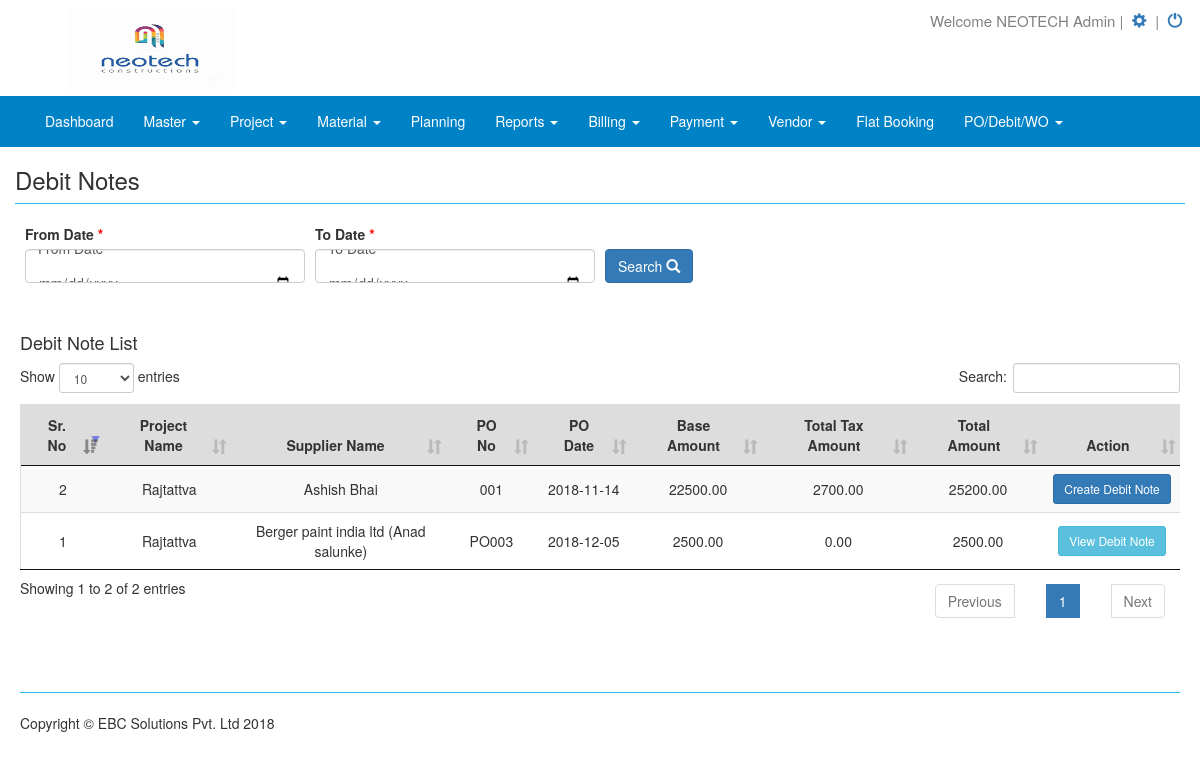
The page /dashboard.php?page=debit_note (signed in) on the database its author committed.
### tables this page shows
CREATE TABLE `company` (
  `id` int(11) NOT NULL,
  `user_id` int(11) NOT NULL,
  `company_name` varchar(255) NOT NULL,
  `company_email` varchar(100) NOT NULL,
  `company_phone` varchar(255) NOT NULL,
  `gst_no` varchar(255) NOT NULL,
  `pan_no` varchar(255) NOT NULL,
  `state` varchar(255) NOT NULL,
  `state_code` int(11) NOT NULL,
  `company_url` varchar(100) NOT NULL,
  `company_address` varchar(500) NOT NULL,
  `logo` varchar(255) NOT NULL,
  `terms` text NOT NULL,
  `bank_details` text NOT NULL,
  `cutomers` enum('No','Yes') NOT NULL DEFAULT 'Yes',
  `estimates` enum('No','Yes') NOT NULL DEFAULT 'Yes',
  `product` enum('No','Yes') NOT NULL DEFAULT 'Yes',
  `voucher` enum('No','Yes') NOT NULL DEFAULT 'Yes',
  `get_purchase` enum('No','Yes') NOT NULL DEFAULT 'Yes',
  `print_temp` varchar(50) NOT NULL DEFAULT 'temp2'
);

CREATE TABLE `user` (
  `id` int(11) NOT NULL,
  `comp_name` varchar(255) NOT NULL,
  `name` varchar(255) NOT NULL,
  `username` varchar(128) NOT NULL,
  `password` varchar(128) NOT NULL,
  `contact` varchar(15) NOT NULL,
  `is_active` tinyint(1) DEFAULT '0',
  `is_super_admin` tinyint(1) DEFAULT '0',
  `last_login` date DEFAULT NULL,
  `start_date` date NOT NULL,
  `end_date` date NOT NULL,
  `payment_status` int(11) NOT NULL DEFAULT '0' COMMENT '1-received,0-not received',
  `hash` varchar(255) NOT NULL,
  `created_at` date NOT NULL,
  `updated_at` date NOT NULL,
  `type` varchar(50) NOT NULL DEFAULT 'admin'
);

CREATE TABLE `tbl_po` (
  `id` int(11) NOT NULL,
  `user_id` int(11) NOT NULL,
  `sub_user_id` int(11) NOT NULL,
  `req_id` int(11) NOT NULL,
  `pro_id` int(11) NOT NULL,
  `supp_id` int(11) NOT NULL,
  `mate_id` int(11) NOT NULL,
  `description` text NOT NULL,
  `unit` varchar(255) NOT NULL,
  `po_no` varchar(255) NOT NULL,
  `po_date` date NOT NULL,
  `qty` int(11) NOT NULL,
  `rate` decimal(52,2) NOT NULL,
  `base_amt` decimal(52,2) NOT NULL,
  `tax_value` varchar(255) NOT NULL,
  `tax_amt` decimal(52,2) NOT NULL,
  `grand_total` decimal(52,2) NOT NULL,
  `terms` text NOT NULL,
  `comment` text NOT NULL,
  `session_no` varchar(255) NOT NULL,
  `record_date` date NOT NULL,
  `update_date` date NOT NULL
);

CREATE TABLE `new_project` (
  `id` int(11) NOT NULL,
  `user_id` int(11) NOT NULL,
  `sub_user_id` int(11) NOT NULL,
  `pro_name` varchar(255) NOT NULL,
  `owner_name` varchar(250) NOT NULL,
  `maharera_no` varchar(255) NOT NULL,
  `state` varchar(255) NOT NULL,
  `city` varchar(255) NOT NULL,
  `address` varchar(255) NOT NULL,
  `total_sale_area` varchar(255) NOT NULL,
  `neo_allow_area` varchar(255) NOT NULL,
  `neo_allow_rate` varchar(255) NOT NULL,
  `start_date` date NOT NULL,
  `end_date` date NOT NULL,
  `record_date` date NOT NULL,
  `update_date` date NOT NULL
);

CREATE TABLE `mst_supplier` (
  `id` int(11) NOT NULL,
  `user_id` int(11) NOT NULL,
  `sub_user_id` int(11) NOT NULL,
  `s_type` varchar(20) NOT NULL,
  `name` varchar(255) NOT NULL,
  `email` varchar(255) NOT NULL,
  `contact` varchar(255) NOT NULL,
  `land_line` varchar(20) NOT NULL,
  `gender` varchar(20) NOT NULL,
  `panno` varchar(11) NOT NULL,
  `adharno` varchar(25) NOT NULL,
  `gst_no` varchar(255) NOT NULL,
  `pic_no` varchar(255) NOT NULL,
  `comp_name` varchar(255) NOT NULL,
  `dob` date NOT NULL,
  `state` varchar(50) NOT NULL,
  `city` varchar(50) NOT NULL,
  `address` varchar(255) NOT NULL,
  `joining_date` date NOT NULL,
  `record_date` date NOT NULL,
  `update_date` date NOT NULL
);

### debit_note.php (the view, shortened to what this page needs)
<div class="row">
	<h3>Debit Notes</h3>
	<hr>
<div class="col-lg-12" id="filter">
	<div class="col-md-3">
	<label>From Date <span class="required_field">*</span></label>
		<input type="date" class="form-control" name="fromDate" id="fromDate" data-placeholder="From Date" required aria-required="true">
	</div>
	<div class="col-md-3">
		<label>To Date <span class="required_field">*</span></label>
		<input type="date" class="form-control" name="toDate" id="toDate" data-placeholder="To Date" required aria-required="true" onclick="check()">
	</div>
	 <div class="col-md-3" style="margin: 25px 0px">
		<button name="search" id="search" type="submit" class="btn btn-primary">Search&nbsp;<span class="glyphicon glyphicon-search"></span></button>
	</div>
</div>
<div class="panel-body"></div>
	<div class="col-lg-12" id="reportdata">
        <h4>Debit Note List</h4>
		<table class="datatable table table-striped" id="example" cellspacing="0" width="100%">
		  <thead>
			<tr>
			  <th>Sr. No</th>
			  <th>Project Name</th>
			  <th>Supplier Name</th>
			  <th>PO No</th>
			  <th>PO Date</th>
			  <th>Base Amount</th>
			  <th>Total Tax Amount</th>
			  <th>Total Amount</th>
			  <th>Action</th>
			</tr>
		  </thead>
		  <tbody>
		 <?php
		  $sr_no=0;
		  $sql = mysql_query("SELECT e.id as deb_id,c.name,b.pro_name, a.* FROM `tbl_po` a LEFT JOIN mst_supplier c ON a.supp_id=c.id LEFT JOIN daily_material_requisition d ON d.id=a.req_id LEFT JOIN new_project b ON a.pro_id=b.id OR d.pro_id=b.id LEFT JOIN tbl_debit e ON a.id=e.po_id ")or die(mysql_error($connection));
		  	while($row = mysql_fetch_array($sql))
		  	{
		  		$sr_no++;
		  		$po_id = $row['id'];
		  		 $deb_id = $row['deb_id'];
		  	?>
			<tr id="invoice-23">
			  <td><?php echo $sr_no; ?></td>
			  <td><?php echo $row['pro_name']; ?></td>
			  <td><?php echo $row['name']; ?></td>
			  <td><?php echo $row['po_no']; ?></td>
			  <td><?php echo $row['po_date']; ?></td>
			  <td><?php echo $row['base_amt']; ?></td>
			  <td><?php echo $row['tax_amt']; ?></td>
			  <td><?php echo $row['grand_total']; ?></td>
			  <td>
			  	<?php if(empty($deb_id)){ ?>
			  	<a href='dashboard.php?page=new_debit_note&id=<?php echo $po_id; ?>' title='Debit Note' data-toggle='tooltip'><button class="btn btn-sm btn-primary" type="button">Create Debit Note</button></a>
			  <?php }else{ ?>
			  	<a href='dashboard.php?page=edit_debit_note&id=<?php echo $deb_id; ?>' title='Debit Note' data-toggle='tooltip'><button class="btn btn-sm btn-info" type="button">View Debit Note</button></a>
			  <?php } ?>
			  </td>
			</tr>
			<?php } ?>
		  </tbody>
		</table>
	</div>
</div>

### dashboard.php (shortened to what this page needs)
<?php
include "config.php";
?>
<!DOCTYPE html>
<html lang="en">
<head>
    <link href="css/bootstrap.min.css" rel="stylesheet">
    <link href="css/modern-business.css" rel="stylesheet">
    <link href="css/sweetalert.css" rel="stylesheet">
    <link href="font-awesome/css/font-awesome.min.css" rel="stylesheet" type="text/css">
    <link rel="stylesheet" type="text/css" href="datatables/media/css/jquery.dataTables.min.css">
    <link rel="stylesheet" type="text/css" href="datatables/media/css/dataTables.bootstrap.css">
    <link rel="stylesheet" href="https://code.jquery.com/ui/1.10.4/themes/smoothness/jquery-ui.css">
    <link rel="stylesheet" type="text/css" href="https://cdn.datatables.net/r/dt/jq-2.1.4,jszip-2.5.0,pdfmake-0.1.18,dt-1.10.9,af-2.0.0,b-1.0.3,b-colvis-1.0.3,b-html5-1.0.3,b-print-1.0.3,se-1.0.1/datatables.min.css"/>
</head>
<body>
    <div class="header">
    <?php
    $user_id=$_SESSION['login_user'];
      $aa12 = mysql_query("SELECT * FROM company WHERE user_id='$user_id'")or die(mysql_error($connection));
        $arr=mysql_fetch_array($aa12);
        $logo=$arr['logo'];
        if(!empty($logo))
        {
     ?>
         <a href="dashboard.php?page=home"><img src="<?php echo $logo; ?>" class="company-logo" alt="logo"></a>
     <?php
        }
        else{
      ?>
	   <a href="dashboard.php?page=home"> <img src="images/ebc_logo.png" class="company-logo" alt="logo"></a>
     <?php } ?>
       <div class="setting">
           <div class="setting-sub">
          <span class="setting-part">Welcome <?php
			   $query=mysql_query("SELECT * FROM user WHERE id='".$_SESSION['login_user']."'");
			   $row=mysql_fetch_array($query);
			   echo $row['name'];
			   ?></span>&nbsp;|&nbsp;
               <span class="setting-part"><a href="dashboard.php?page=setting" title='View Setting'> <span class="glyphicon glyphicon-cog"></span>&nbsp;</a></span>&nbsp;|&nbsp;
               <span class="setting-part"><a href="logout.php" title='Logout'><span class="glyphicon glyphicon-off"></span>&nbsp;</a></span></div>
       </div>
    </div>
    <nav class="navbar navbar-inverse navbar-fixed-top nav-menu" role="navigation">
        <div class="container">
            <div class="navbar-header  navbar-right">
                <a class="navbar-brand" href="#"> <?php
                ?></a>
            </div>
            <div class="collapse navbar-collapse" id="bs-example-navbar-collapse-1">
                <ul class="nav navbar-nav nav-tab-menu">
                    <li>
                        <a href="dashboard.php?page=home">Dashboard</a>
                    </li>
                    <li class="dropdown">
                      <a class="dropdown-toggle" data-toggle="dropdown" href="#"> Master
                      <span class="caret"></span></a>
                    </li>
                    <li class="dropdown">
                      <a class="dropdown-toggle" data-toggle="dropdown" href="#"> Project
                      <span class="caret"></span></a>
                    </li>
                    <li class="dropdown">
                      <a class="dropdown-toggle" data-toggle="dropdown" href="#"> Material
                      <span class="caret"></span></a>
                    </li>
                      <li>
                        <a href="dashboard.php?page=planning">Planning</a>
                      </li>
                    <li class="dropdown">
                      <a class="dropdown-toggle" data-toggle="dropdown" href="#"> Reports
                      <span class="caret"></span></a>
                    </li>
                    <li class="dropdown">
                      <a class="dropdown-toggle" data-toggle="dropdown" href="#"> Billing
                      <span class="caret"></span></a>
                    </li>
                    <li class="dropdown">
                      <a class="dropdown-toggle" data-toggle="dropdown" href="#"> Payment
                      <span class="caret"></span></a>
                    </li>
                    <li class="dropdown">
                      <a class="dropdown-toggle" data-toggle="dropdown" href="#"> Vendor
                      <span class="caret"></span></a>
                    </li>
                    <li>
                      <a href="dashboard.php?page=flat_booking">Flat Booking</a>
                    </li>
                    <li class="dropdown">
                      <a class="dropdown-toggle" data-toggle="dropdown" href="#">PO/Debit/WO
                      <span class="caret"></span></a>
                    </li>
                </ul>
            </div>
        </div>
    </nav>
    <div class="container ">
        <?php
            if(!isset($_GET['page']))
            $page="home";
                else
					$page=$_GET['page'];
                switch($page)
                {
                    case "debit_note":
                        include("debit_note.php");
                    break;
      				  }
              ?>
        <footer>
            <div class="row">
                <div class="col-lg-12"><hr>
                    <p>Copyright &copy; EBC Solutions Pvt. Ltd 2018</p>
                </div>
            </div>
        </footer>
    </div>
</body>
</html>

### css/modern-business.css (style rules this page uses)
html, body { height: 100%; }
body { padding-top: 1px; }
.header { float: left; width: 100%; padding: 0; margin: 0; height: auto; }
.company-logo { width: 15%; height: 95px; float: left; padding: 0.5%; margin: 0% 5%; }
.nav-menu { width: 100%; float: left; background-color: #0082c6; border-color: #0082c6; }
.navbar-inverse .navbar-nav>li>a { color: #fff; }
.navbar-inverse .navbar-brand { color: #fff; }
.setting { width: 75%; height: auto; float: left; padding: 0; margin: 0; }
.setting-sub { width: 30%; height: auto; float: right; padding: 1% 0%; margin: 0; cursor: pointer; font-size: 15px; color: grey; }
.setting-part { width: 100%; height: auto; padding: 0; margin: 0 }
footer { margin: 50px 0; }

### dashboard.php (style rules this page uses)
table { border-collapse: collapse; border-spacing: 0; width: 100%; border: 1px solid #ddd; }
td { border: none; text-align: center; padding: 8px; }
th { border: none; text-align: center; padding: 8px; background-color:#ddd; }
tr:nth-child(even) { background-color: #f2f2f2 }
hr { margin-top: 10px; margin-bottom: 20px; border-color: #27b6ee; }
.required_field { color: red; }
input[type="date"]::before { content: attr(data-placeholder); width: 100%; }

### rows shown on the page
company: logo (picture)
user: name "NEOTECH Admin"
tbl_po: new_project.pro_name "Rajtattva", mst_supplier.name "Berger paint india ltd (Anad salunke)", po_no "PO003", po_date "2018-12-05", base_amt "2500.00", tax_amt "0.00", grand_total "2500.00"
tbl_po: new_project.pro_name "Rajtattva", mst_supplier.name "Ashish Bhai", po_no "001", po_date "2018-11-14", base_amt "22500.00", tax_amt "2700.00", grand_total "25200.00"
